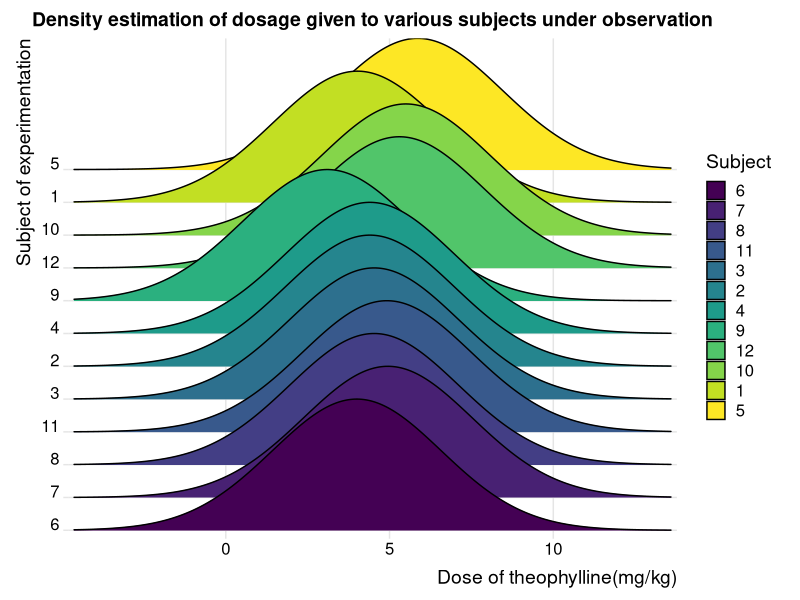
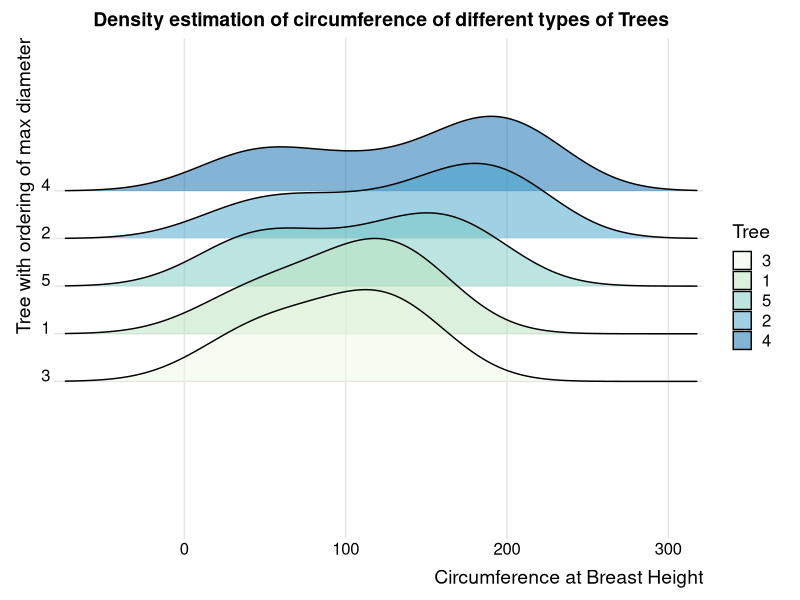
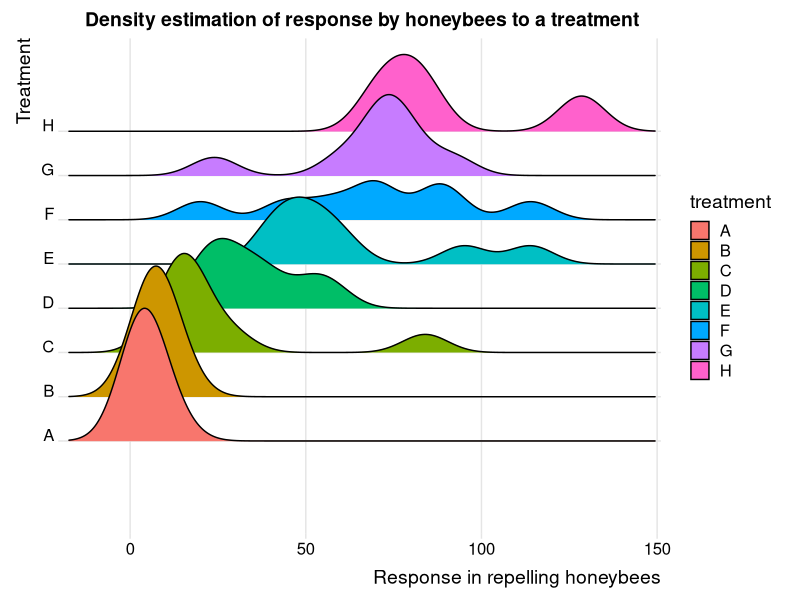

Recreate these plots in R, in order.
## ---- chunk 1
knitr::opts_chunk$set(echo = TRUE)
library("ggridges")
library("tidyverse")
library("cluster")
## ---- chunk 2
library("ggridges")
library("tidyverse")
Theoph_data <- Theoph
ggplot(Theoph_data, aes(x=Dose,y=Subject,fill=Subject))+
  geom_density_ridges_gradient(scale=4) + theme_ridges()+
  scale_y_discrete(expand = c(0.01, 0)) +
  scale_x_continuous(expand = c(0.01, 0))+
  labs(x="Dose of theophylline(mg/kg)",y="Subject of experimentation")+
  ggtitle("Density estimation of dosage given to various subjects under observation")+
  theme(plot.title = element_text(hjust = 0.5))
## ---- chunk 3
library("datasets")
head(Orange, n=5)
## ---- chunk 4
library("ggridges")
library("tidyverse")
ggplot(Orange, aes(x=circumference,y=Tree,fill = Tree))+
  geom_density_ridges(scale = 2, alpha=0.5) + theme_ridges()+
  scale_fill_brewer(palette = 4)+
  scale_y_discrete(expand = c(0.8, 0)) +
  scale_x_continuous(expand = c(0.01, 0))+
  labs(x="Circumference at Breast Height", y="Tree with ordering of max diameter")+
  ggtitle("Density estimation of circumference of different types of Trees")+
  theme(plot.title = element_text(hjust = 0.5))
## ---- chunk 5
library("ggridges")
library("tidyverse")
OrchardSprays_data <- OrchardSprays
ggplot(OrchardSprays_data, aes(x=decrease,y=treatment,fill=treatment))+
  geom_density_ridges_gradient(scale=3) + theme_ridges()+
  scale_y_discrete(expand = c(0.3, 0)) +
  scale_x_continuous(expand = c(0.01, 0))+
  labs(x="Response in repelling honeybees",y="Treatment")+
  ggtitle("Density estimation of response by honeybees to a treatment")+
  theme(plot.title = element_text(hjust = 0.5))
